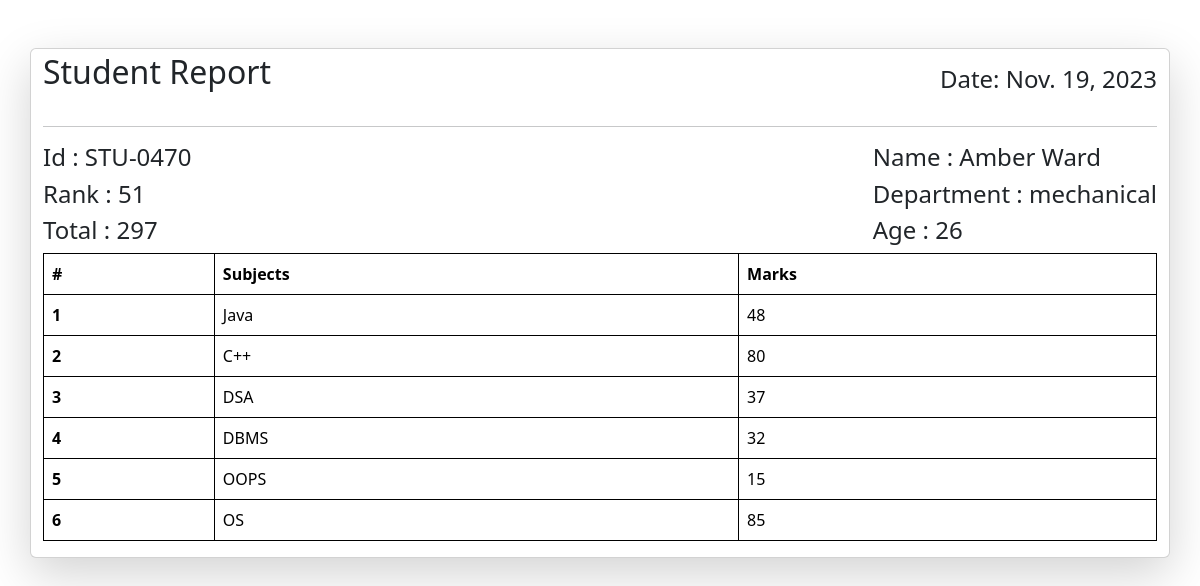
The app's page /student-marks/STU-0470/ with its own data.
### reports/models.py (models this page shows, shortened)
class Reportcard(models.Model):
    student = models.ForeignKey(student, related_name="studentreportcard", on_delete=models.CASCADE)
    student_rank = models.IntegerField()
    date_of_report = models.DateField(auto_now_add = True) # in order to set date automatically we use auto_now_add =  true
    class Meta:
        unique_together = ['student_rank', 'date_of_report']

class student(models.Model):
    department = models.ForeignKey(Department, related_name="depart", on_delete=models.CASCADE, null=True, blank=True)
    student_id = models.OneToOneField(StudentID, related_name="studentid", on_delete=models.CASCADE, null=True, blank=True)
    student_name = models.CharField(max_length=100)
    student_email = models.EmailField(unique=True)
    student_age = models.IntegerField(default=18)
    student_address = models.TextField()
    class Meta:
        ordering = ['student_name']
        verbose_name = "student"

class StudentID(models.Model):
    student_id = models.CharField(max_length=100)
    def __str__(self) -> str:
        return self.student_id

class Department(models.Model):
    department = models.CharField(max_length=100)
    def __str__(self) -> str:
        return self.department
    class Meta:
        ordering = ['department']

class subject_marks(models.Model):
    student = models.ForeignKey(student, related_name="studentmarks", on_delete=models.CASCADE)
    subject = models.ForeignKey(subjects, on_delete=models.CASCADE)
    marks = models.IntegerField()
    class Meta:
        unique_together = ['student', 'subject']

class subjects(models.Model):
    subject_name = models.CharField(max_length=100)

### reports/views.py (the view)
# urls.py: path('student-marks/<student_id>/', see_marks, name="see_marks"),
def see_marks(request, student_id):
    queryset = subject_marks.objects.all()
    queryset = queryset.filter(student__student_id__student_id = student_id)
    total = queryset.aggregate(total_marks = Sum('marks'))
    rank = Reportcard.objects.all()
    rank = rank.filter(student__student_id__student_id = student_id)
    context = {'queryset': queryset , 'total': total, 'rank': rank }
    return render(request, "see_marks.html", context)

### reports/templates/see_marks.html
{% extends "base.html" %}
{% block start %}
<div class="container card mt-5 shadow-lg">
  <div class="d-flex" style="justify-content: space-between;">
    <h2 class="my-1">Student Report</h2>
    <h4 class="my-3">Date: {{rank.first.date_of_report}}</h4>
  </div>
    <hr>
    <div class="d-flex" style="justify-content: space-between;">
      <div class="d-flex flex-column" >
        <h4>Id : {{rank.first.student.student_id}}</h4>
        <h4>Rank : {{rank.first.student_rank}}</h4>
        <h4>Total : {{total.total_marks}}</h4>
      </div>
      <div class="d-flex flex-column">
        <h4>Name : {{rank.first.student.student_name}}</h4>
        <h4>Department : {{rank.first.student.department}}</h4>
        <h4>Age : {{rank.first.student.student_age}}</h4>
      </div>
    </div>
<table class="table">
    <thead>
      <tr>
        <th scope="col">#</th>
        <th scope="col">Subjects</th>
        <th scope="col">Marks</th>
      </tr>
    </thead>
    <tbody>
        {% for student in queryset %}
      <tr>
        <th scope="row">{{forloop.counter}}</th>
        <td>{{student.subject.subject_name}}</td>
        <td>{{student.marks}}</td>
      </tr>
      {% endfor %}
    </tbody>
  </table>
</div>
{% endblock %}

### reports/templates/base.html (style rules this page uses)
table, th, td { border: 1px solid black; }

### records on screen
Reportcard: first.date_of_report "Nov. 19, 2023", first.student.student_id "STU-0470", first.student_rank "51", first.student.student_name "Amber Ward", first.student.department "mechanical", first.student.student_age "26"
subject_marks: subject.subject_name "Java", marks "48"
subject_marks: subject.subject_name "C++", marks "80"
subject_marks: subject.subject_name "DSA", marks "37"
subject_marks: subject.subject_name "DBMS", marks "32"
subject_marks: subject.subject_name "OOPS", marks "15"
subject_marks: subject.subject_name "OS", marks "85"

### other values on screen
{{ total.total_marks }} "297"
